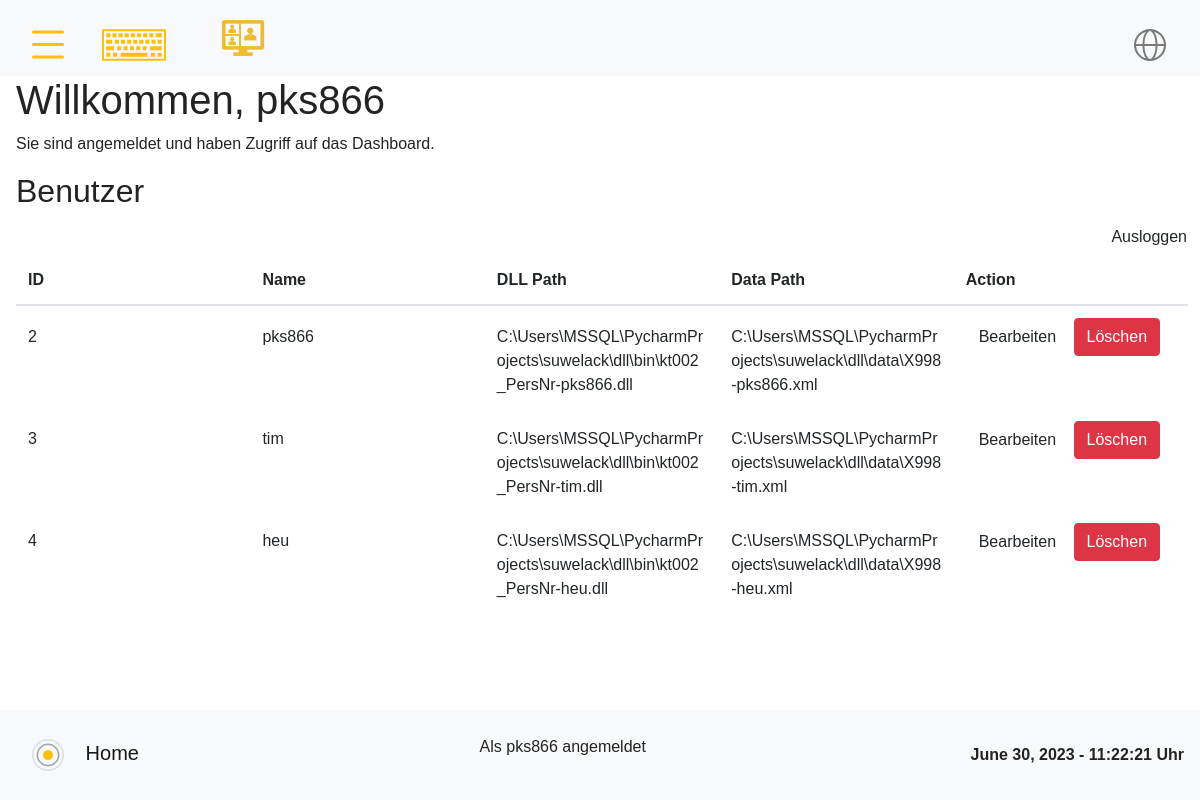
Page /dashboard (signed in) on the committed database.
### app.py (models this page shows)
class User(db.Model, UserMixin):
    id = db.Column(db.Integer, primary_key=True)
    username = db.Column(db.String(20), unique=True, nullable=False)
    password = db.Column(db.String(60), nullable=False)
    dll_path = db.Column(db.String(100))  # define the dll_path attribute
    dll_path_data = db.Column(db.String(100))

### app.py (the view)
@app.route('/dashboard')
@login_required
def dashboard():
    users = User.query.all()
    return render_template('dashboard.html', users=users, buttonValues=get_list("homeButtons"), sidebarItems=get_list("sidebarItems"))

### app.py (called while the page is built)
@login_manager.user_loader
def load_user(user_id):
    return User.query.get(int(user_id))

### templates/dashboard.html (shortened to what this page needs)
{% extends 'base.html' %}
{% block content %}
  <div class="ml-3">
    <h1>Willkommen, {{ current_user.username }}</h1>
    <p>Sie sind angemeldet und haben Zugriff auf das Dashboard.</p>
    <h2>Benutzer</h2>
    <a href="{{ url_for('logout') }}" class="btn" style="float: right;">Ausloggen</a>
    <table class="table">
      <thead>
        <tr>
          <th>ID</th>
          <th>Name</th>
          <th>DLL Path</th>
          <th>Data Path</th>
          <th>Action</th>
        </tr>
      </thead>
      <tbody>
        {% for user in users %}
          <tr>
            <td>{{ user.id }}</td>
            <td>{{ user.username }}</td>
            <td>{{ user.dll_path }}</td>
            <td>{{ user.dll_path_data }}</td>
            <td>
              <a href="{{ url_for('edit_user', user_id=user.id) }}" class="btn">Bearbeiten</a>
              <button type="button" class="btn btn-danger" data-toggle="modal" data-target="#deleteModal{{ user.id }}">Löschen</button>
            </td>
          </tr>
        {% endfor %}
      </tbody>
    </table>
  </div>
{% endblock %}

### templates/base.html (shortened to what this page needs)
<!doctype html>
<html lang="en">
    <head>
        <link rel="stylesheet" href="https://stackpath.bootstrapcdn.com/bootstrap/4.3.1/css/bootstrap.min.css">
        <link rel="stylesheet" type="text/css" href="{{ url_for('static', filename='site.css')}}" />
        <link rel="stylesheet" type="text/css" href="{{ url_for('static', filename='keyboard.css')}}" />
    </head>
    <body>
        <div class= "navbar navbar-light bg-light topnav">
              <a class="navbar-brand" href="#">
                  <img onclick="openNav()" src="/static/images/Icons_Menü.svg" width="50" height="50" alt="">
              </a>
              <a class="navbar-brand open-keyboard"  onclick="focusMethod()" style="margin-left: 1.25rem; align-self: flex-start !important;" href="#">
                <img src="/static/images/Icons_Tastatur.svg" width="100" height="50"  alt="">
              </a>
              <a class="navbar-brand" href="#">
                <img onclick="window.location.href='{{"/index"}}'" src="/static/images/DLLUserManagement.png" width="50" height="50" alt="">
              </a>
              <a class="navbar-brand onlineicon" href="#">
                <img src="/static/images/Icons_Online.svg" width="50" height="50" alt="">
              </a>
          </div>
        {% block content%} {% endblock %}
    </body>
    <footer>
        <nav class="navbar fixed-bottom navbar-light bg-light" style="z-index: 1;">
        <a class="navbar-brand" href="{{ url_for('home', username=username) }}"><img src="/static/images/Icons_Kartenscan.svg" width="64" height="64" alt="">
            {{  _('Home')}}
        </a>
        {% if current_user.username %}
            <p>Als {{ current_user.username }} angemeldet</p>
        {% else %}
            <p>Nicht eingeloggt</p>
        {% endif %}
        <strong id="date-time"></strong>
      </nav>
    </footer>
</html>

### static/site.css (style rules this page uses)
body, html { margin: 0; padding: 0; height: 100%; width: 100%; font-family: 'SF Pro', sans-serif; color: #232323; }
.topnav { justify-content: flex-start; }
.onlineicon { margin-left: auto; }
table { display: flex; flex-flow: column; height: 80%; width: 99%; }
table thead { flex: 0 0 auto; width: calc(99% - 0.9em); }
table tbody { flex: 1 1 auto; display: block; }
table thead, table tbody tr { display: table; table-layout: fixed; width: 99%; }
.table td, .table th { vertical-align: baseline; border-top: 0rem solid #dee2e6; word-wrap: break-word; }

### rows in the picture
User: username "pks866", id "2", dll_path "C:\\Users\\MSSQL\\PycharmProjects\\suwelack\\dll\\bin\\kt002_PersNr-pks866.dll", dll_path_data "C:\\Users\\MSSQL\\PycharmProjects\\suwelack\\dll\\data\\X998-pks866.xml"
User: id "3", username "tim", dll_path "C:\\Users\\MSSQL\\PycharmProjects\\suwelack\\dll\\bin\\kt002_PersNr-tim.dll", dll_path_data "C:\\Users\\MSSQL\\PycharmProjects\\suwelack\\dll\\data\\X998-tim.xml"
User: id "4", username "heu", dll_path "C:\\Users\\MSSQL\\PycharmProjects\\suwelack\\dll\\bin\\kt002_PersNr-heu.dll", dll_path_data "C:\\Users\\MSSQL\\PycharmProjects\\suwelack\\dll\\data\\X998-heu.xml"
